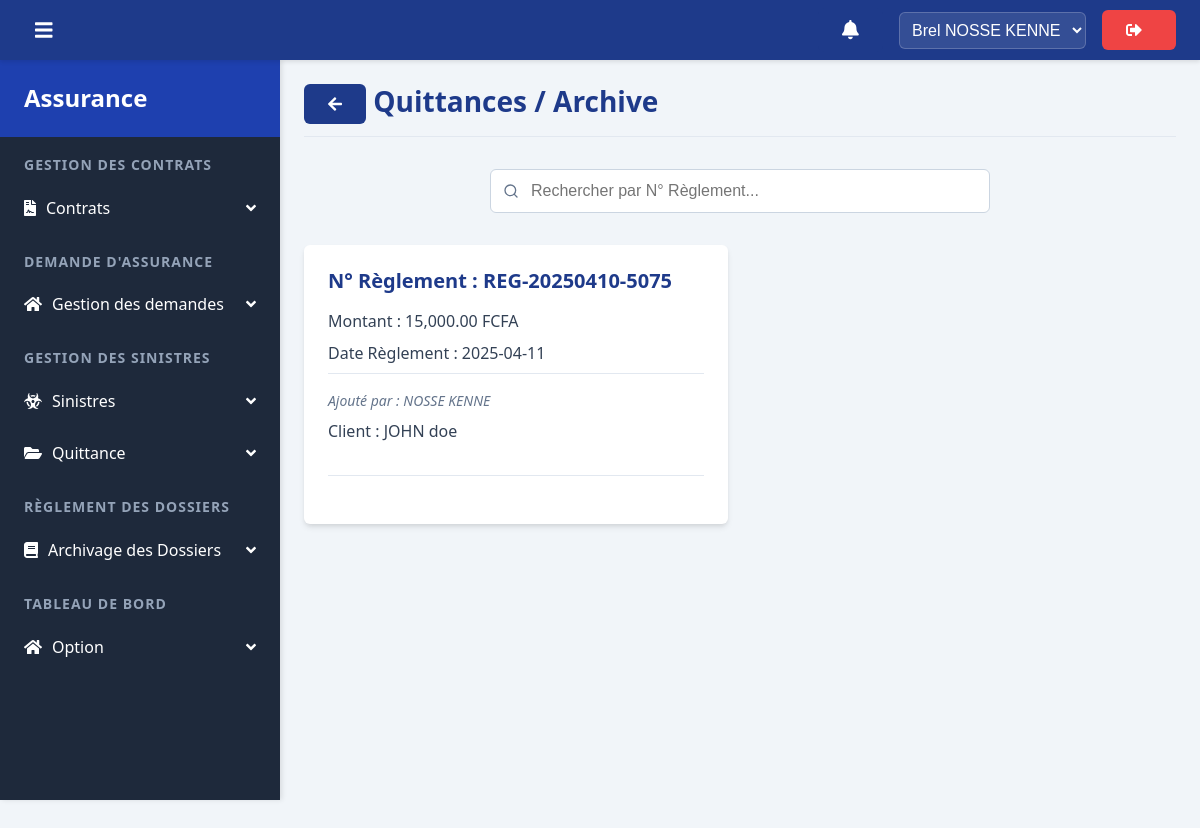
/assurance/vues/achivage.php (signed in), run on the app's committed database.
### tables this page shows
CREATE TABLE IF NOT EXISTS `employe` (
  `id` int NOT NULL AUTO_INCREMENT,
  `nom` varchar(20) NOT NULL,
  `prenom` varchar(20) NOT NULL,
  `email` varchar(255) NOT NULL,
  `phone` bigint NOT NULL,
  `poste` varchar(50) NOT NULL,
  `bdate` date NOT NULL,
  `photo` varchar(255) NOT NULL,
  `auth_key` varchar(20) NOT NULL,
  `mdp` varchar(150) DEFAULT NULL,
  `added_date` date DEFAULT NULL,
  `received_email` int DEFAULT NULL,
  `status` varchar(12) DEFAULT NULL,
  `status_compte` enum('active','unactive') DEFAULT 'active',
  `blocked_date` datetime DEFAULT NULL,
  PRIMARY KEY (`id`)
);

CREATE TABLE IF NOT EXISTS `archive` (
  `id` int NOT NULL AUTO_INCREMENT,
  `num_reg` varchar(100) NOT NULL DEFAULT '0',
  `client` varchar(100) DEFAULT NULL,
  `employe` varchar(100) DEFAULT NULL,
  `lib_sinistre` varchar(100) DEFAULT NULL,
  `ref_sinistre` varchar(100) DEFAULT NULL,
  `date_reg` date DEFAULT NULL,
  `date_ajout` date DEFAULT '0000-00-00',
  `montant` float DEFAULT NULL,
  PRIMARY KEY (`id`)
);

### assurance/controller/func.php (called while the page is built, shortened)
<?php
    function getuserbyid($id){
        require '../models/db.php';
        $stmt = $bdd->prepare('SELECT * FROM employe WHERE id = ?');
        $stmt->execute(array($id));
        return $stmt->fetch(PDO::FETCH_ASSOC);
    }

### assurance/controller/archiveController.php (called while the page is built)
<?php
function getQuittances()
{
    global $bdd;
    $stmt = $bdd->query("SELECT * FROM archive ORDER BY date_ajout DESC");
    return $stmt->fetchAll(PDO::FETCH_ASSOC);
}
?>

### assurance/vues/achivage.php (the view, shortened to what this page needs)
<?php
require '../models/db.php';
require '../controller/archiveController.php';
$quittances = getQuittances();
?>
<!DOCTYPE html>
<html lang="fr">
<head>
    <link rel="stylesheet" href="ressources/css/menu.css">
    <link rel="stylesheet" href="ressources/css/common.css">
    <link rel="stylesheet" href="ressources/css/archive.css">
</head>
<body>
    <?php
    include('components/navbar.php');
    include('components/verticalmenu.php');
    ?>
    <div class="container">
        <h1 class="root"><button onclick="history.back()" class="btn btn-primary"><i class="fas fa-arrow-left" style="margin-right: 0"></i></button> Quittances / Archive</h1>
        <div class="search-bar">
            <input type="text" id="searchInput" placeholder="Rechercher par N° Règlement..." onkeyup="filterQuittances()">
        </div>
        <div class="quittance-container" id="quittanceContainer">
            <?php foreach ($quittances as $quittance): ?>
                <div class="quittance-card" onclick="showModal(<?php echo htmlspecialchars(json_encode($quittance)); ?>)">
                    <h3>N° Règlement : <?php echo htmlspecialchars($quittance['num_reg'] ?? ''); ?></h3>
                    <p>Montant : <?php echo htmlspecialchars(number_format($quittance['montant'] ?? 0, 2)); ?> FCFA</p>
                    <p>Date Règlement : <?php echo htmlspecialchars($quittance['date_reg'] ?? ''); ?></p>
                    <p class="added-by">Ajouté par : <?php echo htmlspecialchars($quittance['employe'] ?? ''); ?></p>
                    <p class="client">Client : <?php echo htmlspecialchars($quittance['client'] ?? ''); ?></p>
                    <hr>
                </div>
            <?php endforeach; ?>
        </div>
    </div>
</body>
</html>

### assurance/vues/components/navbar.php (shortened to what this page needs)
<?php
    include("../controller/authController.php");
    include('../controller/func.php');
        ?>
<nav class="horizontal-navbar">
    <span class="toggle-verticalMenu"><i class="fas fa-bars"></i></span>
    <div class="horizontal-navbar-items">
    <?php
    if (isset($_SESSION['user_poste']) && $_SESSION['user_poste'] == 'rasd') { ?>
        <a href="notif.php" class="btn btn-primary" style="position:relative;padding: 0.75rem 1.5rem;font-size: 1.2em"><i class="fas fa-bell" style='margin: 0'></i> </a>
    <?php
    }
    ?>
        <select name="" id="">
            <option value=""><?= getuserbyid($_SESSION['user_id'])['prenom'].' '.getuserbyid($_SESSION['user_id'])['nom'] ?></option>
        </select>
        <a href="?showModal=true" class="btn red"><i class="fas fa-sign-out-alt"></i></a>
    </div>
</nav>

### assurance/vues/ressources/css/menu.css (style rules this page uses)
.horizontal-navbar { position: fixed; top: 0; left: 0; width: 100%; height: 60px; background-color: var(--primary); color: white; display: flex; justify-content: space-between; align-items: center; padding: 0 1.5rem; z-index: 100; box-shadow: 0 2px 4px rgba(0, 0, 0, 0.1); }
.horizontal-navbar-items { display: flex; align-items: center; gap: 1rem; }
.horizontal-navbar-items select { background-color: rgba(255, 255, 255, 0.1); color: white; border: 1px solid rgba(255, 255, 255, 0.2); padding: 0.5rem; border-radius: var(--border-radius); cursor: pointer; }
.horizontal-navbar-items select option { background-color: var(--primary-dark); color: white; }
.toggle-verticalMenu { cursor: pointer; font-size: 1.25rem; display: flex; align-items: center; justify-content: center; width: 40px; height: 40px; border-radius: var(--border-radius); transition: var(--transition); }

### assurance/vues/ressources/css/common.css (style rules this page uses)
:root { --primary: #1e3a8a; --primary-light: #2563eb; --primary-dark: #1e40af; --secondary: #475569; --accent: #3b82f6; --success: #10b981; --danger: #ef4444; --warning: #f59e0b; --info: #3b82f6; --light: #f8fafc; --dark: #1e293b; --gray-100: #f1f5f9; --gray-200: #e2e8f0; --gray-300: #cbd5e1; --gray-400: #94a3b8; --gray-500: #64748b; --gray-600: #475569; --gray-700: #334155; --gray-800: #1e293b; --gray-900: #0f172a; --border-radius: 0.375rem; --box-shadow: 0 4px 6px -1px rgba(0, 0, 0, 0.1), 0 2px 4px -1px rgba(0, 0, 0, 0.06); --transition: all 0.2s ease-in-out; --container-padding: 1.5rem; --spacing-xs: 0.25rem; --spacing-sm: 0.5rem; --spacing-md: 1rem; --spacing-lg: 1.5rem; --spacing-xl: 2rem; --spacing-2xl: 3rem; --radius-sm: 0.25rem; --radius-md: 0.375rem; --radius-lg: 0.5rem; --radius-full: 9999px; --shadow-sm: 0 1px 2px 0 rgba(0, 0, 0, 0.05); --shadow-md: 0 4px 6px -1px rgba(0, 0, 0, 0.1), 0 2px 4px -1px rgba(0, 0, 0, 0.06); --shadow-lg: 0 10px 15px -3px rgba(0, 0, 0, 0.1), 0 4px 6px -2px rgba(0, 0, 0, 0.05); --transition-fast: 150ms ease; --transition-normal: 300ms ease; --transition-slow: 500ms ease; --text-xs: 0.75rem; --text-sm: 0.875rem; --text-base: 1rem; --text-lg: 1.125rem; --text-xl: 1.25rem; --text-2xl: 1.5rem; --text-3xl: 1.875rem; --text-4xl: 2.25rem; }
* { margin: 0; padding: 0; box-sizing: border-box; }
html, body { height: 100%; font-family: 'Segoe UI', Tahoma, Geneva, Verdana, sans-serif; font-size: 16px; line-height: 1.5; color: var(--dark); background-color: var(--gray-100); }
.container { width: calc(100% - 280px); margin-left: 280px; padding: var(--container-padding); min-height: calc(100vh - 60px); margin-top: 60px; transition: margin-left 0.3s ease; }
h1, h2, h3, h4, h5, h6 { margin-bottom: 1rem; font-weight: 600; line-height: 1.2; color: var(--dark); }
h1 { font-size: 1.75rem; }
h1.root { color: var(--primary); padding-bottom: 0.75rem; border-bottom: 1px solid var(--gray-200); margin-bottom: 1.5rem; }
p { margin-bottom: 1rem; }
a { color: var(--primary); text-decoration: none; transition: var(--transition); }
input, select, textarea { width: 100%; padding: 0.75rem; border: 1px solid var(--gray-300); border-radius: var(--border-radius); background-color: white; font-size: 1rem; transition: var(--transition); }
.btn, .link-btn, button[type="submit"], input[type="submit"] { display: inline-flex; align-items: center; justify-content: center; padding: 0.75rem 1.5rem; border-radius: var(--border-radius); font-weight: 500; text-align: center; cursor: pointer; transition: var(--transition); border: none; font-size: 1rem; }
:is(.btn, .link-btn, button[type="submit"], input[type="submit"]) :is(svg, i) { margin-right: 10px; }
.btn-primary, .link-btn, .btn.green, input[type="submit"].green { background-color: var(--primary); color: white; }
.btn.red, .btn-danger { background-color: var(--danger); color: white; }
hr { margin: 1.5rem 0; border: 0; border-top: 1px solid var(--gray-200); }

### data on the page
employe: prenom "Brel NOSSE KENNE"
archive: num_reg "REG-20250410-5075", montant "15,000.00", date_reg "2025-04-11", employe "NOSSE KENNE", client "JOHN doe"
